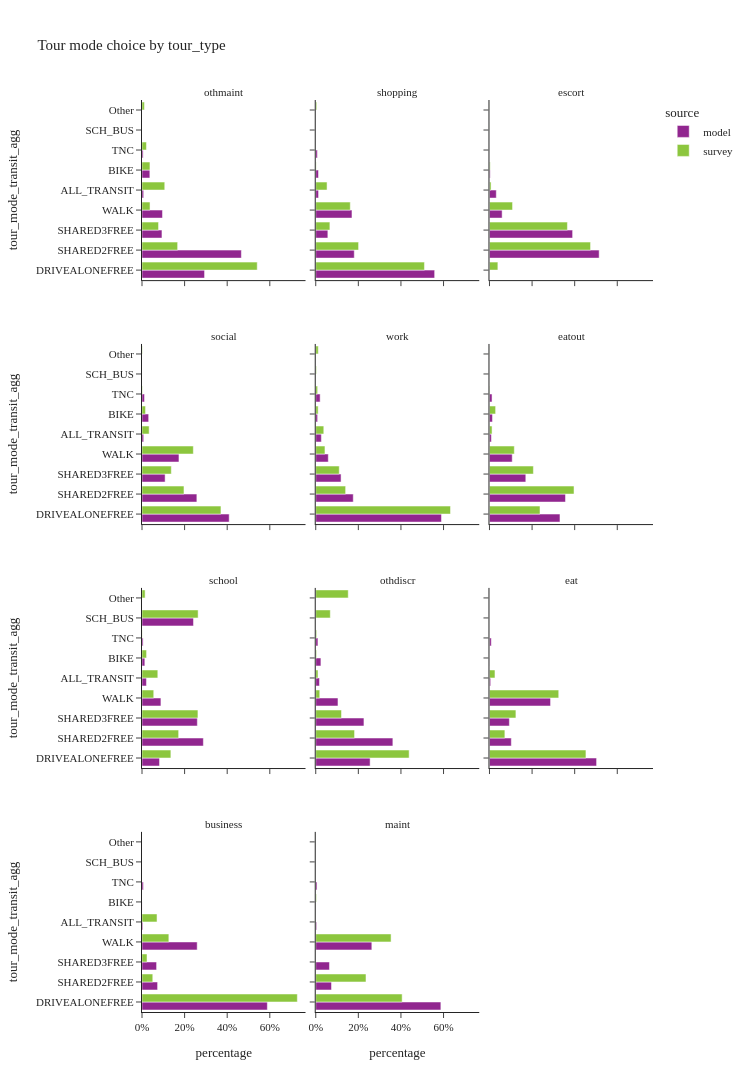
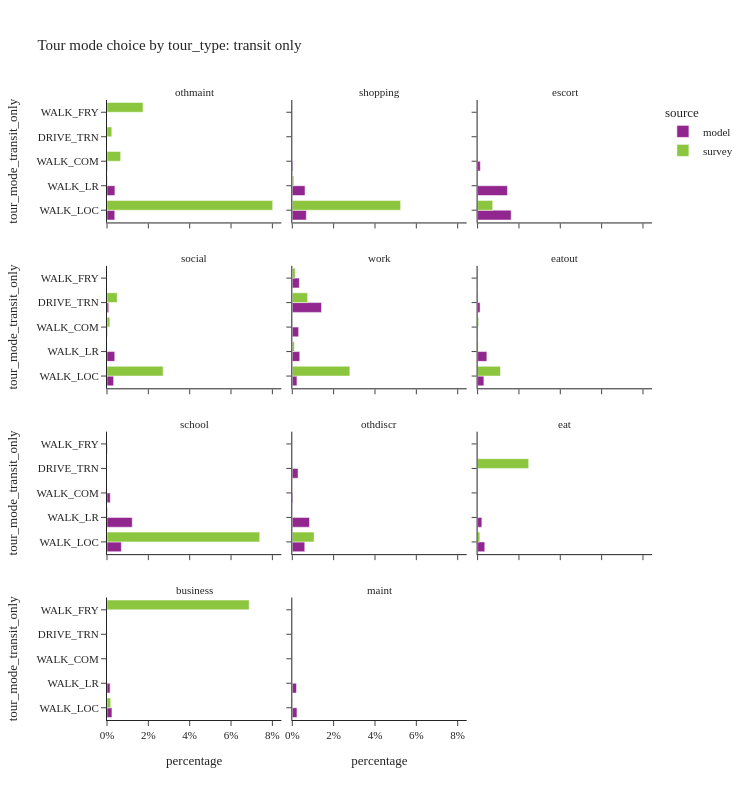

The notebook cell these images were saved under, in order:
### Code cell
tour_mode_choice_seg(segment_col='tour_type')

### Figure 1 — Plotly figure (JSON) as saved in the notebook; plotly's stock layout.template omitted (floating-point values rounded to 4 significant figures)
{"data": [{"alignmentgroup": "True", "customdata": [[90417], [143598], [28848], [29594], [2410], [11342], [1631]], "hovertemplate": "source=model<br>tour_type=othmaint<br>percentage=%{x}<br>tour_mode_transit_agg=%{y}<br>sample_size=%{customdata[0]}<extra></extra>", "legendgroup": "model", "marker": {"color": "#91268F", "pattern": {"shape": ""}}, "name": "model", "offsetgroup": "model", "orientation": "h", "showlegend": true, "textposition": "auto", "type": "bar", "x": [0.2937, 0.4665, 0.09371, 0.09613, 0.007829, 0.03684, 0.005298], "xaxis": "x10", "y": ["DRIVEALONEFREE", "SHARED2FREE", "SHARED3FREE", "WALK", "ALL_TRANSIT", "BIKE", "TNC"], "yaxis": "y10"}, {"alignmentgroup": "True", "customdata": [[273585], [88679], [27853], [83347], [6520], [6362], [3738]], "hovertemplate": "source=model<br>tour_type=shopping<br>percentage=%{x}<br>tour_mode_transit_agg=%{y}<br>sample_size=%{customdata[0]}<extra></extra>", "legendgroup": "model", "marker": {"color": "#91268F", "pattern": {"shape": ""}}, "name": "model", "offsetgroup": "model", "orientation": "h", "showlegend": false, "textposition": "auto", "type": "bar", "x": [0.5582, 0.1809, 0.05683, 0.1701, 0.0133, 0.01298, 0.007627], "xaxis": "x11", "y": ["DRIVEALONEFREE", "SHARED2FREE", "SHARED3FREE", "WALK", "ALL_TRANSIT", "BIKE", "TNC"], "yaxis": "y11"}, {"alignmentgroup": "True", "customdata": [[228210], [172989], [26327], [14178], [1497], [45]], "hovertemplate": "source=model<br>tour_type=escort<br>percentage=%{x}<br>tour_mode_transit_agg=%{y}<br>sample_size=%{customdata[0]}<extra></extra>", "legendgroup": "model", "marker": {"color": "#91268F", "pattern": {"shape": ""}}, "name": "model", "offsetgroup": "model", "orientation": "h", "showlegend": false, "textposition": "auto", "type": "bar", "x": [0.5149, 0.3903, 0.0594, 0.03199, 0.003377, 0.0001015], "xaxis": "x12", "y": ["SHARED2FREE", "SHARED3FREE", "WALK", "ALL_TRANSIT", "BIKE", "TNC"], "yaxis": "y12"}, {"alignmentgroup": "True", "customdata": [[438134], [275720], [116185], [185762], [8508], [33519], [12716]], "hovertemplate": "source=model<br>tour_type=social<br>percentage=%{x}<br>tour_mode_transit_agg=%{y}<br>sample_size=%{customdata[0]}<extra></extra>", "legendgroup": "model", "marker": {"color": "#91268F", "pattern": {"shape": ""}}, "name": "model", "offsetgroup": "model", "orientation": "h", "showlegend": false, "textposition": "auto", "type": "bar", "x": [0.4093, 0.2576, 0.1085, 0.1735, 0.007947, 0.03131, 0.01188], "xaxis": "x7", "y": ["DRIVEALONEFREE", "SHARED2FREE", "SHARED3FREE", "WALK", "ALL_TRANSIT", "BIKE", "TNC"], "yaxis": "y7"}, {"alignmentgroup": "True", "customdata": [[811826], [242175], [163498], [81012], [36353], [12134], [28403]], "hovertemplate": "source=model<br>tour_type=work<br>percentage=%{x}<br>tour_mode_transit_agg=%{y}<br>sample_size=%{customdata[0]}<extra></extra>", "legendgroup": "model", "marker": {"color": "#91268F", "pattern": {"shape": ""}}, "name": "model", "offsetgroup": "model", "orientation": "h", "showlegend": false, "textposition": "auto", "type": "bar", "x": [0.5902, 0.1761, 0.1189, 0.0589, 0.02643, 0.008822, 0.02065], "xaxis": "x8", "y": ["DRIVEALONEFREE", "SHARED2FREE", "SHARED3FREE", "WALK", "ALL_TRANSIT", "BIKE", "TNC"], "yaxis": "y8"}, {"alignmentgroup": "True", "customdata": [[130058], [140199], [67007], [41967], [3480], [5506], [4727]], "hovertemplate": "source=model<br>tour_type=eatout<br>percentage=%{x}<br>tour_mode_transit_agg=%{y}<br>sample_size=%{customdata[0]}<extra></extra>", "legendgroup": "model", "marker": {"color": "#91268F", "pattern": {"shape": ""}}, "name": "model", "offsetgroup": "model", "orientation": "h", "showlegend": false, "textposition": "auto", "type": "bar", "x": [0.331, 0.3568, 0.1705, 0.1068, 0.008856, 0.01401, 0.01203], "xaxis": "x9", "y": ["DRIVEALONEFREE", "SHARED2FREE", "SHARED3FREE", "WALK", "ALL_TRANSIT", "BIKE", "TNC"], "yaxis": "y9"}, {"alignmentgroup": "True", "customdata": [[47498], [166387], [150083], [51299], [12060], [139601], [7693], [3014]], "hovertemplate": "source=model<br>tour_type=school<br>percentage=%{x}<br>tour_mode_transit_agg=%{y}<br>sample_size=%{customdata[0]}<extra></extra>", "legendgroup": "model", "marker": {"color": "#91268F", "pattern": {"shape": ""}}, "name": "model", "offsetgroup": "model", "orientation": "h", "showlegend": false, "textposition": "auto", "type": "bar", "x": [0.08223, 0.288, 0.2598, 0.08881, 0.02088, 0.2417, 0.01332, 0.005218], "xaxis": "x4", "y": ["DRIVEALONEFREE", "SHARED2FREE", "SHARED3FREE", "WALK", "ALL_TRANSIT", "SCH_BUS", "BIKE", "TNC"], "yaxis": "y4"}, {"alignmentgroup": "True", "customdata": [[30976], [43928], [27454], [12666], [2118], [2947], [1247]], "hovertemplate": "source=model<br>tour_type=othdiscr<br>percentage=%{x}<br>tour_mode_transit_agg=%{y}<br>sample_size=%{customdata[0]}<extra></extra>", "legendgroup": "model", "marker": {"color": "#91268F", "pattern": {"shape": ""}}, "name": "model", "offsetgroup": "model", "orientation": "h", "showlegend": false, "textposition": "auto", "type": "bar", "x": [0.2553, 0.362, 0.2263, 0.1044, 0.01746, 0.02429, 0.01028], "xaxis": "x5", "y": ["DRIVEALONEFREE", "SHARED2FREE", "SHARED3FREE", "WALK", "ALL_TRANSIT", "BIKE", "TNC"], "yaxis": "y5"}, {"alignmentgroup": "True", "customdata": [[37353], [7612], [6937], [21299], [412], [49], [629]], "hovertemplate": "source=model<br>tour_type=eat<br>percentage=%{x}<br>tour_mode_transit_agg=%{y}<br>sample_size=%{customdata[0]}<extra></extra>", "legendgroup": "model", "marker": {"color": "#91268F", "pattern": {"shape": ""}}, "name": "model", "offsetgroup": "model", "orientation": "h", "showlegend": false, "textposition": "auto", "type": "bar", "x": [0.5028, 0.1025, 0.09338, 0.2867, 0.005546, 0.0006596, 0.008467], "xaxis": "x6", "y": ["DRIVEALONEFREE", "SHARED2FREE", "SHARED3FREE", "WALK", "ALL_TRANSIT", "BIKE", "TNC"], "yaxis": "y6"}, {"alignmentgroup": "True", "customdata": [[50783], [6318], [5912], [22358], [335], [27], [566]], "hovertemplate": "source=model<br>tour_type=business<br>percentage=%{x}<br>tour_mode_transit_agg=%{y}<br>sample_size=%{customdata[0]}<extra></extra>", "legendgroup": "model", "marker": {"color": "#91268F", "pattern": {"shape": ""}}, "name": "model", "offsetgroup": "model", "orientation": "h", "showlegend": false, "textposition": "auto", "type": "bar", "x": [0.5885, 0.07321, 0.06851, 0.2591, 0.003882, 0.0003129, 0.006559], "xaxis": "x", "y": ["DRIVEALONEFREE", "SHARED2FREE", "SHARED3FREE", "WALK", "ALL_TRANSIT", "BIKE", "TNC"], "yaxis": "y"}, {"alignmentgroup": "True", "customdata": [[34431], [4340], [3776], [15434], [251], [28], [351]], "hovertemplate": "source=model<br>tour_type=maint<br>percentage=%{x}<br>tour_mode_transit_agg=%{y}<br>sample_size=%{customdata[0]}<extra></extra>", "legendgroup": "model", "marker": {"color": "#91268F", "pattern": {"shape": ""}}, "name": "model", "offsetgroup": "model", "orientation": "h", "showlegend": false, "textposition": "auto", "type": "bar", "x": [0.5874, 0.07405, 0.06442, 0.2633, 0.004282, 0.0004777, 0.005989], "xaxis": "x2", "y": ["DRIVEALONEFREE", "SHARED2FREE", "SHARED3FREE", "WALK", "ALL_TRANSIT", "BIKE", "TNC"], "yaxis": "y2"}, {"alignmentgroup": "True", "customdata": [[424], [174], [40], [106], [88], [10], [16], [17]], "hovertemplate": "source=survey<br>tour_type=othmaint<br>percentage=%{x}<br>tour_mode_transit_agg=%{y}<br>sample_size=%{customdata[0]}<extra></extra>", "legendgroup": "survey", "marker": {"color": "#8CC63E", "pattern": {"shape": ""}}, "name": "survey", "offsetgroup": "survey", "orientation": "h", "showlegend": true, "textposition": "auto", "type": "bar", "x": [0.541, 0.1673, 0.07764, 0.03766, 0.1068, 0.03733, 0.02099, 0.01131], "xaxis": "x10", "y": ["DRIVEALONEFREE", "SHARED2FREE", "SHARED3FREE", "WALK", "ALL_TRANSIT", "BIKE", "TNC", "Other"], "yaxis": "y10"}, {"alignmentgroup": "True", "customdata": [[685], [296], [106], [335], [80], [1], [18], [21]], "hovertemplate": "source=survey<br>tour_type=shopping<br>percentage=%{x}<br>tour_mode_transit_agg=%{y}<br>sample_size=%{customdata[0]}<extra></extra>", "legendgroup": "survey", "marker": {"color": "#8CC63E", "pattern": {"shape": ""}}, "name": "survey", "offsetgroup": "survey", "orientation": "h", "showlegend": false, "textposition": "auto", "type": "bar", "x": [0.5104, 0.2011, 0.06643, 0.1622, 0.05313, 1.914e-05, 0.002022, 0.004764], "xaxis": "x11", "y": ["DRIVEALONEFREE", "SHARED2FREE", "SHARED3FREE", "WALK", "ALL_TRANSIT", "SCH_BUS", "BIKE", "Other"], "yaxis": "y11"}, {"alignmentgroup": "True", "customdata": [[51], [448], [284], [155], [13], [3], [33], [1], [3]], "hovertemplate": "source=survey<br>tour_type=escort<br>percentage=%{x}<br>tour_mode_transit_agg=%{y}<br>sample_size=%{customdata[0]}<extra></extra>", "legendgroup": "survey", "marker": {"color": "#8CC63E", "pattern": {"shape": ""}}, "name": "survey", "offsetgroup": "survey", "orientation": "h", "showlegend": false, "textposition": "auto", "type": "bar", "x": [0.03941, 0.4745, 0.3659, 0.1083, 0.007418, 0.0004505, 0.003435, 1.191e-05, 0.000531], "xaxis": "x12", "y": ["DRIVEALONEFREE", "SHARED2FREE", "SHARED3FREE", "WALK", "ALL_TRANSIT", "SCH_BUS", "BIKE", "TNC", "Other"], "yaxis": "y12"}, {"alignmentgroup": "True", "customdata": [[890], [436], [281], [1189], [150], [98], [15], [27]], "hovertemplate": "source=survey<br>tour_type=social<br>percentage=%{x}<br>tour_mode_transit_agg=%{y}<br>sample_size=%{customdata[0]}<extra></extra>", "legendgroup": "survey", "marker": {"color": "#8CC63E", "pattern": {"shape": ""}}, "name": "survey", "offsetgroup": "survey", "orientation": "h", "showlegend": false, "textposition": "auto", "type": "bar", "x": [0.3707, 0.197, 0.1376, 0.241, 0.03351, 0.01662, 0.002033, 0.001539], "xaxis": "x7", "y": ["DRIVEALONEFREE", "SHARED2FREE", "SHARED3FREE", "WALK", "ALL_TRANSIT", "BIKE", "TNC", "Other"], "yaxis": "y7"}, {"alignmentgroup": "True", "customdata": [[1610], [322], [146], [278], [448], [2], [141], [25], [32]], "hovertemplate": "source=survey<br>tour_type=work<br>percentage=%{x}<br>tour_mode_transit_agg=%{y}<br>sample_size=%{customdata[0]}<extra></extra>", "legendgroup": "survey", "marker": {"color": "#8CC63E", "pattern": {"shape": ""}}, "name": "survey", "offsetgroup": "survey", "orientation": "h", "showlegend": false, "textposition": "auto", "type": "bar", "x": [0.6326, 0.1404, 0.1103, 0.04328, 0.03779, 0.003435, 0.01124, 0.008906, 0.01198], "xaxis": "x8", "y": ["DRIVEALONEFREE", "SHARED2FREE", "SHARED3FREE", "WALK", "ALL_TRANSIT", "SCH_BUS", "BIKE", "TNC", "Other"], "yaxis": "y8"}, {"alignmentgroup": "True", "customdata": [[233], [185], [89], [220], [51], [24], [5], [6]], "hovertemplate": "source=survey<br>tour_type=eatout<br>percentage=%{x}<br>tour_mode_transit_agg=%{y}<br>sample_size=%{customdata[0]}<extra></extra>", "legendgroup": "survey", "marker": {"color": "#8CC63E", "pattern": {"shape": ""}}, "name": "survey", "offsetgroup": "survey", "orientation": "h", "showlegend": false, "textposition": "auto", "type": "bar", "x": [0.2372, 0.3969, 0.2061, 0.1166, 0.0121, 0.02879, 0.001549, 0.0007162], "xaxis": "x9", "y": ["DRIVEALONEFREE", "SHARED2FREE", "SHARED3FREE", "WALK", "ALL_TRANSIT", "BIKE", "TNC", "Other"], "yaxis": "y9"}, {"alignmentgroup": "True", "customdata": [[44], [114], [176], [78], [61], [140], [18], [3], [5]], "hovertemplate": "source=survey<br>tour_type=school<br>percentage=%{x}<br>tour_mode_transit_agg=%{y}<br>sample_size=%{customdata[0]}<extra></extra>", "legendgroup": "survey", "marker": {"color": "#8CC63E", "pattern": {"shape": ""}}, "name": "survey", "offsetgroup": "survey", "orientation": "h", "showlegend": false, "textposition": "auto", "type": "bar", "x": [0.1356, 0.1721, 0.2626, 0.05512, 0.07424, 0.2635, 0.02145, 0.0008259, 0.01465], "xaxis": "x4", "y": ["DRIVEALONEFREE", "SHARED2FREE", "SHARED3FREE", "WALK", "ALL_TRANSIT", "SCH_BUS", "BIKE", "TNC", "Other"], "yaxis": "y4"}, {"alignmentgroup": "True", "customdata": [[72], [32], [13], [25], [21], [6], [5], [1], [10]], "hovertemplate": "source=survey<br>tour_type=othdiscr<br>percentage=%{x}<br>tour_mode_transit_agg=%{y}<br>sample_size=%{customdata[0]}<extra></extra>", "legendgroup": "survey", "marker": {"color": "#8CC63E", "pattern": {"shape": ""}}, "name": "survey", "offsetgroup": "survey", "orientation": "h", "showlegend": false, "textposition": "auto", "type": "bar", "x": [0.4385, 0.1822, 0.1209, 0.01877, 0.01054, 0.06837, 0.003917, 0.004297, 0.1526], "xaxis": "x5", "y": ["DRIVEALONEFREE", "SHARED2FREE", "SHARED3FREE", "WALK", "ALL_TRANSIT", "SCH_BUS", "BIKE", "TNC", "Other"], "yaxis": "y5"}, {"alignmentgroup": "True", "customdata": [[31], [8], [10], [79], [2]], "hovertemplate": "source=survey<br>tour_type=eat<br>percentage=%{x}<br>tour_mode_transit_agg=%{y}<br>sample_size=%{customdata[0]}<extra></extra>", "legendgroup": "survey", "marker": {"color": "#8CC63E", "pattern": {"shape": ""}}, "name": "survey", "offsetgroup": "survey", "orientation": "h", "showlegend": false, "textposition": "auto", "type": "bar", "x": [0.4528, 0.07224, 0.1241, 0.3251, 0.02577], "xaxis": "x6", "y": ["DRIVEALONEFREE", "SHARED2FREE", "SHARED3FREE", "WALK", "ALL_TRANSIT"], "yaxis": "y6"}, {"alignmentgroup": "True", "customdata": [[56], [11], [9], [16], [3], [1]], "hovertemplate": "source=survey<br>tour_type=business<br>percentage=%{x}<br>tour_mode_transit_agg=%{y}<br>sample_size=%{customdata[0]}<extra></extra>", "legendgroup": "survey", "marker": {"color": "#8CC63E", "pattern": {"shape": ""}}, "name": "survey", "offsetgroup": "survey", "orientation": "h", "showlegend": false, "textposition": "auto", "type": "bar", "x": [0.7293, 0.0506, 0.02352, 0.126, 0.07056, 0.0], "xaxis": "x", "y": ["DRIVEALONEFREE", "SHARED2FREE", "SHARED3FREE", "WALK", "ALL_TRANSIT", "Other"], "yaxis": "y"}, {"alignmentgroup": "True", "customdata": [[34], [4], [62], [1], [4], [10]], "hovertemplate": "source=survey<br>tour_type=maint<br>percentage=%{x}<br>tour_mode_transit_agg=%{y}<br>sample_size=%{customdata[0]}<extra></extra>", "legendgroup": "survey", "marker": {"color": "#8CC63E", "pattern": {"shape": ""}}, "name": "survey", "offsetgroup": "survey", "orientation": "h", "showlegend": false, "textposition": "auto", "type": "bar", "x": [0.4057, 0.2359, 0.3537, 0.0001803, 0.003341, 0.001218], "xaxis": "x2", "y": ["DRIVEALONEFREE", "SHARED2FREE", "WALK", "ALL_TRANSIT", "BIKE", "Other"], "yaxis": "y2"}], "layout": {"annotations": [{"font": {}, "showarrow": false, "text": "business", "x": 0.16, "xanchor": "center", "xref": "paper", "y": 0.1975, "yanchor": "bottom", "yref": "paper"}, {"font": {}, "showarrow": false, "text": "maint", "x": 0.5, "xanchor": "center", "xref": "paper", "y": 0.1975, "yanchor": "bottom", "yref": "paper"}, {"font": {}, "showarrow": false, "text": "school", "x": 0.16, "xanchor": "center", "xref": "paper", "y": 0.465, "yanchor": "bottom", "yref": "paper"}, {"font": {}, "showarrow": false, "text": "othdiscr", "x": 0.5, "xanchor": "center", "xref": "paper", "y": 0.465, "yanchor": "bottom", "yref": "paper"}, {"font": {}, "showarrow": false, "text": "eat", "x": 0.84, "xanchor": "center", "xref": "paper", "y": 0.465, "yanchor": "bottom", "yref": "paper"}, {"font": {}, "showarrow": false, "text": "social", "x": 0.16, "xanchor": "center", "xref": "paper", "y": 0.7325, "yanchor": "bottom", "yref": "paper"}, {"font": {}, "showarrow": false, "text": "work", "x": 0.5, "xanchor": "center", "xref": "paper", "y": 0.7325, "yanchor": "bottom", "yref": "paper"}, {"font": {}, "showarrow": false, "text": "eatout", "x": 0.84, "xanchor": "center", "xref": "paper", "y": 0.7325, "yanchor": "bottom", "yref": "paper"}, {"font": {}, "showarrow": false, "text": "othmaint", "x": 0.16, "xanchor": "center", "xref": "paper", "y": 1.0, "yanchor": "bottom", "yref": "paper"}, {"font": {}, "showarrow": false, "text": "shopping", "x": 0.5, "xanchor": "center", "xref": "paper", "y": 1.0, "yanchor": "bottom", "yref": "paper"}, {"font": {}, "showarrow": false, "text": "escort", "x": 0.84, "xanchor": "center", "xref": "paper", "y": 1.0, "yanchor": "bottom", "yref": "paper"}], "barmode": "group", "height": 1200, "legend": {"title": {"text": "source"}, "tracegroupgap": 0}, "title": {"text": "Tour mode choice by tour_type"}, "width": 750, "xaxis": {"anchor": "y", "domain": [0.0, 0.32], "tickformat": ".0%", "title": {"text": "percentage"}}, "xaxis10": {"anchor": "y10", "domain": [0.0, 0.32], "matches": "x", "showticklabels": false, "tickformat": ".0%"}, "xaxis11": {"anchor": "y11", "domain": [0.34, 0.66], "matches": "x", "showticklabels": false, "tickformat": ".0%"}, "xaxis12": {"anchor": "y12", "domain": [0.68, 1.0], "matches": "x", "showticklabels": false, "tickformat": ".0%"}, "xaxis2": {"anchor": "y2", "domain": [0.34, 0.66], "matches": "x", "tickformat": ".0%", "title": {"text": "percentage"}}, "xaxis3": {"anchor": "y3", "domain": [0.68, 1.0], "matches": "x", "tickformat": ".0%", "title": {"text": "percentage"}}, "xaxis4": {"anchor": "y4", "domain": [0.0, 0.32], "matches": "x", "showticklabels": false, "tickformat": ".0%"}, "xaxis5": {"anchor": "y5", "domain": [0.34, 0.66], "matches": "x", "showticklabels": false, "tickformat": ".0%"}, "xaxis6": {"anchor": "y6", "domain": [0.68, 1.0], "matches": "x", "showticklabels": false, "tickformat": ".0%"}, "xaxis7": {"anchor": "y7", "domain": [0.0, 0.32], "matches": "x", "showticklabels": false, "tickformat": ".0%"}, "xaxis8": {"anchor": "y8", "domain": [0.34, 0.66], "matches": "x", "showticklabels": false, "tickformat": ".0%"}, "xaxis9": {"anchor": "y9", "domain": [0.68, 1.0], "matches": "x", "showticklabels": false, "tickformat": ".0%"}, "yaxis": {"anchor": "x", "domain": [0.0, 0.1975], "title": {"text": "tour_mode_transit_agg"}}, "yaxis10": {"anchor": "x10", "domain": [0.8025, 1.0], "matches": "y", "title": {"text": "tour_mode_transit_agg"}}, "yaxis11": {"anchor": "x11", "domain": [0.8025, 1.0], "matches": "y", "showticklabels": false}, "yaxis12": {"anchor": "x12", "domain": [0.8025, 1.0], "matches": "y", "showticklabels": false}, "yaxis2": {"anchor": "x2", "domain": [0.0, 0.1975], "matches": "y", "showticklabels": false}, "yaxis3": {"anchor": "x3", "domain": [0.0, 0.1975], "matches": "y", "showticklabels": false}, "yaxis4": {"anchor": "x4", "domain": [0.2675, 0.465], "matches": "y", "title": {"text": "tour_mode_transit_agg"}}, "yaxis5": {"anchor": "x5", "domain": [0.2675, 0.465], "matches": "y", "showticklabels": false}, "yaxis6": {"anchor": "x6", "domain": [0.2675, 0.465], "matches": "y", "showticklabels": false}, "yaxis7": {"anchor": "x7", "domain": [0.535, 0.7325], "matches": "y", "title": {"text": "tour_mode_transit_agg"}}, "yaxis8": {"anchor": "x8", "domain": [0.535, 0.7325], "matches": "y", "showticklabels": false}, "yaxis9": {"anchor": "x9", "domain": [0.535, 0.7325], "matches": "y", "showticklabels": false}}}

### Figure 2 — Plotly figure (JSON) as saved in the notebook; plotly's stock layout.template omitted (floating-point values rounded to 4 significant figures)
{"data": [{"alignmentgroup": "True", "customdata": [[1157], [1178], [75]], "hovertemplate": "source=model<br>tour_type=othmaint<br>percentage=%{x}<br>tour_mode_transit_only=%{y}<br>sample_size=%{customdata[0]}<extra></extra>", "legendgroup": "model", "marker": {"color": "#91268F", "pattern": {"shape": ""}}, "name": "model", "offsetgroup": "model", "orientation": "h", "showlegend": true, "textposition": "auto", "type": "bar", "x": [0.003758, 0.003827, 0.0002436], "xaxis": "x10", "y": ["WALK_LOC", "WALK_LR", "WALK_COM"], "yaxis": "y10"}, {"alignmentgroup": "True", "customdata": [[3325], [3018], [177]], "hovertemplate": "source=model<br>tour_type=shopping<br>percentage=%{x}<br>tour_mode_transit_only=%{y}<br>sample_size=%{customdata[0]}<extra></extra>", "legendgroup": "model", "marker": {"color": "#91268F", "pattern": {"shape": ""}}, "name": "model", "offsetgroup": "model", "orientation": "h", "showlegend": false, "textposition": "auto", "type": "bar", "x": [0.006785, 0.006158, 0.0003612], "xaxis": "x11", "y": ["WALK_LOC", "WALK_LR", "WALK_COM"], "yaxis": "y11"}, {"alignmentgroup": "True", "customdata": [[7193], [6403], [582]], "hovertemplate": "source=model<br>tour_type=escort<br>percentage=%{x}<br>tour_mode_transit_only=%{y}<br>sample_size=%{customdata[0]}<extra></extra>", "legendgroup": "model", "marker": {"color": "#91268F", "pattern": {"shape": ""}}, "name": "model", "offsetgroup": "model", "orientation": "h", "showlegend": false, "textposition": "auto", "type": "bar", "x": [0.01623, 0.01445, 0.001313], "xaxis": "x12", "y": ["WALK_LOC", "WALK_LR", "WALK_COM"], "yaxis": "y12"}, {"alignmentgroup": "True", "customdata": [[3435], [890], [1], [4017], [165]], "hovertemplate": "source=model<br>tour_type=social<br>percentage=%{x}<br>tour_mode_transit_only=%{y}<br>sample_size=%{customdata[0]}<extra></extra>", "legendgroup": "model", "marker": {"color": "#91268F", "pattern": {"shape": ""}}, "name": "model", "offsetgroup": "model", "orientation": "h", "showlegend": false, "textposition": "auto", "type": "bar", "x": [0.003209, 0.0008314, 9.341e-07, 0.003752, 0.0001541], "xaxis": "x7", "y": ["WALK_LOC", "DRIVE_TRN", "WALK_FRY", "WALK_LR", "WALK_COM"], "yaxis": "y7"}, {"alignmentgroup": "True", "customdata": [[3081], [19420], [4692], [4942], [4218]], "hovertemplate": "source=model<br>tour_type=work<br>percentage=%{x}<br>tour_mode_transit_only=%{y}<br>sample_size=%{customdata[0]}<extra></extra>", "legendgroup": "model", "marker": {"color": "#91268F", "pattern": {"shape": ""}}, "name": "model", "offsetgroup": "model", "orientation": "h", "showlegend": false, "textposition": "auto", "type": "bar", "x": [0.00224, 0.01412, 0.003411, 0.003593, 0.003067], "xaxis": "x8", "y": ["WALK_LOC", "DRIVE_TRN", "WALK_FRY", "WALK_LR", "WALK_COM"], "yaxis": "y8"}, {"alignmentgroup": "True", "customdata": [[1195], [471], [2], [1759], [53]], "hovertemplate": "source=model<br>tour_type=eatout<br>percentage=%{x}<br>tour_mode_transit_only=%{y}<br>sample_size=%{customdata[0]}<extra></extra>", "legendgroup": "model", "marker": {"color": "#91268F", "pattern": {"shape": ""}}, "name": "model", "offsetgroup": "model", "orientation": "h", "showlegend": false, "textposition": "auto", "type": "bar", "x": [0.003041, 0.001199, 5.09e-06, 0.004476, 0.0001349], "xaxis": "x9", "y": ["WALK_LOC", "DRIVE_TRN", "WALK_FRY", "WALK_LR", "WALK_COM"], "yaxis": "y9"}, {"alignmentgroup": "True", "customdata": [[4015], [83], [7058], [904]], "hovertemplate": "source=model<br>tour_type=school<br>percentage=%{x}<br>tour_mode_transit_only=%{y}<br>sample_size=%{customdata[0]}<extra></extra>", "legendgroup": "model", "marker": {"color": "#91268F", "pattern": {"shape": ""}}, "name": "model", "offsetgroup": "model", "orientation": "h", "showlegend": false, "textposition": "auto", "type": "bar", "x": [0.006951, 0.0001437, 0.01222, 0.001565], "xaxis": "x4", "y": ["WALK_LOC", "WALK_FRY", "WALK_LR", "WALK_COM"], "yaxis": "y4"}, {"alignmentgroup": "True", "customdata": [[731], [338], [1010], [39]], "hovertemplate": "source=model<br>tour_type=othdiscr<br>percentage=%{x}<br>tour_mode_transit_only=%{y}<br>sample_size=%{customdata[0]}<extra></extra>", "legendgroup": "model", "marker": {"color": "#91268F", "pattern": {"shape": ""}}, "name": "model", "offsetgroup": "model", "orientation": "h", "showlegend": false, "textposition": "auto", "type": "bar", "x": [0.006025, 0.002786, 0.008324, 0.0003214], "xaxis": "x5", "y": ["WALK_LOC", "DRIVE_TRN", "WALK_LR", "WALK_COM"], "yaxis": "y5"}, {"alignmentgroup": "True", "customdata": [[257], [153], [2]], "hovertemplate": "source=model<br>tour_type=eat<br>percentage=%{x}<br>tour_mode_transit_only=%{y}<br>sample_size=%{customdata[0]}<extra></extra>", "legendgroup": "model", "marker": {"color": "#91268F", "pattern": {"shape": ""}}, "name": "model", "offsetgroup": "model", "orientation": "h", "showlegend": false, "textposition": "auto", "type": "bar", "x": [0.003459, 0.002059, 2.692e-05], "xaxis": "x6", "y": ["WALK_LOC", "WALK_LR", "WALK_COM"], "yaxis": "y6"}, {"alignmentgroup": "True", "customdata": [[206], [129]], "hovertemplate": "source=model<br>tour_type=business<br>percentage=%{x}<br>tour_mode_transit_only=%{y}<br>sample_size=%{customdata[0]}<extra></extra>", "legendgroup": "model", "marker": {"color": "#91268F", "pattern": {"shape": ""}}, "name": "model", "offsetgroup": "model", "orientation": "h", "showlegend": false, "textposition": "auto", "type": "bar", "x": [0.002387, 0.001495], "xaxis": "x", "y": ["WALK_LOC", "WALK_LR"], "yaxis": "y"}, {"alignmentgroup": "True", "customdata": [[132], [119]], "hovertemplate": "source=model<br>tour_type=maint<br>percentage=%{x}<br>tour_mode_transit_only=%{y}<br>sample_size=%{customdata[0]}<extra></extra>", "legendgroup": "model", "marker": {"color": "#91268F", "pattern": {"shape": ""}}, "name": "model", "offsetgroup": "model", "orientation": "h", "showlegend": false, "textposition": "auto", "type": "bar", "x": [0.002252, 0.00203], "xaxis": "x2", "y": ["WALK_LOC", "WALK_LR"], "yaxis": "y2"}, {"alignmentgroup": "True", "customdata": [[78], [3], [1], [5], [1]], "hovertemplate": "source=survey<br>tour_type=othmaint<br>percentage=%{x}<br>tour_mode_transit_only=%{y}<br>sample_size=%{customdata[0]}<extra></extra>", "legendgroup": "survey", "marker": {"color": "#8CC63E", "pattern": {"shape": ""}}, "name": "survey", "offsetgroup": "survey", "orientation": "h", "showlegend": true, "textposition": "auto", "type": "bar", "x": [0.08015, 0.002307, 0.01744, 0.000309, 0.006597], "xaxis": "x10", "y": ["WALK_LOC", "DRIVE_TRN", "WALK_FRY", "WALK_LR", "WALK_COM"], "yaxis": "y10"}, {"alignmentgroup": "True", "customdata": [[76], [4]], "hovertemplate": "source=survey<br>tour_type=shopping<br>percentage=%{x}<br>tour_mode_transit_only=%{y}<br>sample_size=%{customdata[0]}<extra></extra>", "legendgroup": "survey", "marker": {"color": "#8CC63E", "pattern": {"shape": ""}}, "name": "survey", "offsetgroup": "survey", "orientation": "h", "showlegend": false, "textposition": "auto", "type": "bar", "x": [0.05239, 0.0007382], "xaxis": "x11", "y": ["WALK_LOC", "WALK_LR"], "yaxis": "y11"}, {"alignmentgroup": "True", "customdata": [[12], [1]], "hovertemplate": "source=survey<br>tour_type=escort<br>percentage=%{x}<br>tour_mode_transit_only=%{y}<br>sample_size=%{customdata[0]}<extra></extra>", "legendgroup": "survey", "marker": {"color": "#8CC63E", "pattern": {"shape": ""}}, "name": "survey", "offsetgroup": "survey", "orientation": "h", "showlegend": false, "textposition": "auto", "type": "bar", "x": [0.007295, 0.0001228], "xaxis": "x12", "y": ["WALK_LOC", "WALK_FRY"], "yaxis": "y12"}, {"alignmentgroup": "True", "customdata": [[117], [15], [16], [2]], "hovertemplate": "source=survey<br>tour_type=social<br>percentage=%{x}<br>tour_mode_transit_only=%{y}<br>sample_size=%{customdata[0]}<extra></extra>", "legendgroup": "survey", "marker": {"color": "#8CC63E", "pattern": {"shape": ""}}, "name": "survey", "offsetgroup": "survey", "orientation": "h", "showlegend": false, "textposition": "auto", "type": "bar", "x": [0.02714, 0.004944, 5.179e-05, 0.001378], "xaxis": "x7", "y": ["WALK_LOC", "DRIVE_TRN", "WALK_LR", "WALK_COM"], "yaxis": "y7"}, {"alignmentgroup": "True", "customdata": [[372], [35], [10], [27], [4]], "hovertemplate": "source=survey<br>tour_type=work<br>percentage=%{x}<br>tour_mode_transit_only=%{y}<br>sample_size=%{customdata[0]}<extra></extra>", "legendgroup": "survey", "marker": {"color": "#8CC63E", "pattern": {"shape": ""}}, "name": "survey", "offsetgroup": "survey", "orientation": "h", "showlegend": false, "textposition": "auto", "type": "bar", "x": [0.02784, 0.007402, 0.001407, 0.001016, 0.0001254], "xaxis": "x8", "y": ["WALK_LOC", "DRIVE_TRN", "WALK_FRY", "WALK_LR", "WALK_COM"], "yaxis": "y8"}, {"alignmentgroup": "True", "customdata": [[42], [2], [1], [4], [2]], "hovertemplate": "source=survey<br>tour_type=eatout<br>percentage=%{x}<br>tour_mode_transit_only=%{y}<br>sample_size=%{customdata[0]}<extra></extra>", "legendgroup": "survey", "marker": {"color": "#8CC63E", "pattern": {"shape": ""}}, "name": "survey", "offsetgroup": "survey", "orientation": "h", "showlegend": false, "textposition": "auto", "type": "bar", "x": [0.01106, 0.0002011, 9.731e-05, 0.0002523, 0.0004839], "xaxis": "x9", "y": ["WALK_LOC", "DRIVE_TRN", "WALK_FRY", "WALK_LR", "WALK_COM"], "yaxis": "y9"}, {"alignmentgroup": "True", "customdata": [[60], [1]], "hovertemplate": "source=survey<br>tour_type=school<br>percentage=%{x}<br>tour_mode_transit_only=%{y}<br>sample_size=%{customdata[0]}<extra></extra>", "legendgroup": "survey", "marker": {"color": "#8CC63E", "pattern": {"shape": ""}}, "name": "survey", "offsetgroup": "survey", "orientation": "h", "showlegend": false, "textposition": "auto", "type": "bar", "x": [0.07387, 0.0003683], "xaxis": "x4", "y": ["WALK_LOC", "WALK_LR"], "yaxis": "y4"}, {"alignmentgroup": "True", "customdata": [[18], [1], [2]], "hovertemplate": "source=survey<br>tour_type=othdiscr<br>percentage=%{x}<br>tour_mode_transit_only=%{y}<br>sample_size=%{customdata[0]}<extra></extra>", "legendgroup": "survey", "marker": {"color": "#8CC63E", "pattern": {"shape": ""}}, "name": "survey", "offsetgroup": "survey", "orientation": "h", "showlegend": false, "textposition": "auto", "type": "bar", "x": [0.01054, 0.0, 0.0], "xaxis": "x5", "y": ["WALK_LOC", "DRIVE_TRN", "WALK_LR"], "yaxis": "y5"}, {"alignmentgroup": "True", "customdata": [[1], [1]], "hovertemplate": "source=survey<br>tour_type=eat<br>percentage=%{x}<br>tour_mode_transit_only=%{y}<br>sample_size=%{customdata[0]}<extra></extra>", "legendgroup": "survey", "marker": {"color": "#8CC63E", "pattern": {"shape": ""}}, "name": "survey", "offsetgroup": "survey", "orientation": "h", "showlegend": false, "textposition": "auto", "type": "bar", "x": [0.001073, 0.0247], "xaxis": "x6", "y": ["WALK_LOC", "DRIVE_TRN"], "yaxis": "y6"}, {"alignmentgroup": "True", "customdata": [[2], [1]], "hovertemplate": "source=survey<br>tour_type=business<br>percentage=%{x}<br>tour_mode_transit_only=%{y}<br>sample_size=%{customdata[0]}<extra></extra>", "legendgroup": "survey", "marker": {"color": "#8CC63E", "pattern": {"shape": ""}}, "name": "survey", "offsetgroup": "survey", "orientation": "h", "showlegend": false, "textposition": "auto", "type": "bar", "x": [0.001788, 0.06877], "xaxis": "x", "y": ["WALK_LOC", "WALK_FRY"], "yaxis": "y"}, {"alignmentgroup": "True", "customdata": [[1]], "hovertemplate": "source=survey<br>tour_type=maint<br>percentage=%{x}<br>tour_mode_transit_only=%{y}<br>sample_size=%{customdata[0]}<extra></extra>", "legendgroup": "survey", "marker": {"color": "#8CC63E", "pattern": {"shape": ""}}, "name": "survey", "offsetgroup": "survey", "orientation": "h", "showlegend": false, "textposition": "auto", "type": "bar", "x": [0.0001803], "xaxis": "x2", "y": ["WALK_LOC"], "yaxis": "y2"}], "layout": {"annotations": [{"font": {}, "showarrow": false, "text": "business", "x": 0.16, "xanchor": "center", "xref": "paper", "y": 0.1975, "yanchor": "bottom", "yref": "paper"}, {"font": {}, "showarrow": false, "text": "maint", "x": 0.5, "xanchor": "center", "xref": "paper", "y": 0.1975, "yanchor": "bottom", "yref": "paper"}, {"font": {}, "showarrow": false, "text": "school", "x": 0.16, "xanchor": "center", "xref": "paper", "y": 0.465, "yanchor": "bottom", "yref": "paper"}, {"font": {}, "showarrow": false, "text": "othdiscr", "x": 0.5, "xanchor": "center", "xref": "paper", "y": 0.465, "yanchor": "bottom", "yref": "paper"}, {"font": {}, "showarrow": false, "text": "eat", "x": 0.84, "xanchor": "center", "xref": "paper", "y": 0.465, "yanchor": "bottom", "yref": "paper"}, {"font": {}, "showarrow": false, "text": "social", "x": 0.16, "xanchor": "center", "xref": "paper", "y": 0.7325, "yanchor": "bottom", "yref": "paper"}, {"font": {}, "showarrow": false, "text": "work", "x": 0.5, "xanchor": "center", "xref": "paper", "y": 0.7325, "yanchor": "bottom", "yref": "paper"}, {"font": {}, "showarrow": false, "text": "eatout", "x": 0.84, "xanchor": "center", "xref": "paper", "y": 0.7325, "yanchor": "bottom", "yref": "paper"}, {"font": {}, "showarrow": false, "text": "othmaint", "x": 0.16, "xanchor": "center", "xref": "paper", "y": 1.0, "yanchor": "bottom", "yref": "paper"}, {"font": {}, "showarrow": false, "text": "shopping", "x": 0.5, "xanchor": "center", "xref": "paper", "y": 1.0, "yanchor": "bottom", "yref": "paper"}, {"font": {}, "showarrow": false, "text": "escort", "x": 0.84, "xanchor": "center", "xref": "paper", "y": 1.0, "yanchor": "bottom", "yref": "paper"}], "barmode": "group", "height": 800, "legend": {"title": {"text": "source"}, "tracegroupgap": 0}, "title": {"text": "Tour mode choice by tour_type: transit only"}, "width": 750, "xaxis": {"anchor": "y", "domain": [0.0, 0.32], "tickformat": ".0%", "title": {"text": "percentage"}}, "xaxis10": {"anchor": "y10", "domain": [0.0, 0.32], "matches": "x", "showticklabels": false, "tickformat": ".0%"}, "xaxis11": {"anchor": "y11", "domain": [0.34, 0.66], "matches": "x", "showticklabels": false, "tickformat": ".0%"}, "xaxis12": {"anchor": "y12", "domain": [0.68, 1.0], "matches": "x", "showticklabels": false, "tickformat": ".0%"}, "xaxis2": {"anchor": "y2", "domain": [0.34, 0.66], "matches": "x", "tickformat": ".0%", "title": {"text": "percentage"}}, "xaxis3": {"anchor": "y3", "domain": [0.68, 1.0], "matches": "x", "tickformat": ".0%", "title": {"text": "percentage"}}, "xaxis4": {"anchor": "y4", "domain": [0.0, 0.32], "matches": "x", "showticklabels": false, "tickformat": ".0%"}, "xaxis5": {"anchor": "y5", "domain": [0.34, 0.66], "matches": "x", "showticklabels": false, "tickformat": ".0%"}, "xaxis6": {"anchor": "y6", "domain": [0.68, 1.0], "matches": "x", "showticklabels": false, "tickformat": ".0%"}, "xaxis7": {"anchor": "y7", "domain": [0.0, 0.32], "matches": "x", "showticklabels": false, "tickformat": ".0%"}, "xaxis8": {"anchor": "y8", "domain": [0.34, 0.66], "matches": "x", "showticklabels": false, "tickformat": ".0%"}, "xaxis9": {"anchor": "y9", "domain": [0.68, 1.0], "matches": "x", "showticklabels": false, "tickformat": ".0%"}, "yaxis": {"anchor": "x", "domain": [0.0, 0.1975], "title": {"text": "tour_mode_transit_only"}}, "yaxis10": {"anchor": "x10", "domain": [0.8025, 1.0], "matches": "y", "title": {"text": "tour_mode_transit_only"}}, "yaxis11": {"anchor": "x11", "domain": [0.8025, 1.0], "matches": "y", "showticklabels": false}, "yaxis12": {"anchor": "x12", "domain": [0.8025, 1.0], "matches": "y", "showticklabels": false}, "yaxis2": {"anchor": "x2", "domain": [0.0, 0.1975], "matches": "y", "showticklabels": false}, "yaxis3": {"anchor": "x3", "domain": [0.0, 0.1975], "matches": "y", "showticklabels": false}, "yaxis4": {"anchor": "x4", "domain": [0.2675, 0.465], "matches": "y", "title": {"text": "tour_mode_transit_only"}}, "yaxis5": {"anchor": "x5", "domain": [0.2675, 0.465], "matches": "y", "showticklabels": false}, "yaxis6": {"anchor": "x6", "domain": [0.2675, 0.465], "matches": "y", "showticklabels": false}, "yaxis7": {"anchor": "x7", "domain": [0.535, 0.7325], "matches": "y", "title": {"text": "tour_mode_transit_only"}}, "yaxis8": {"anchor": "x8", "domain": [0.535, 0.7325], "matches": "y", "showticklabels": false}, "yaxis9": {"anchor": "x9", "domain": [0.535, 0.7325], "matches": "y", "showticklabels": false}}}
